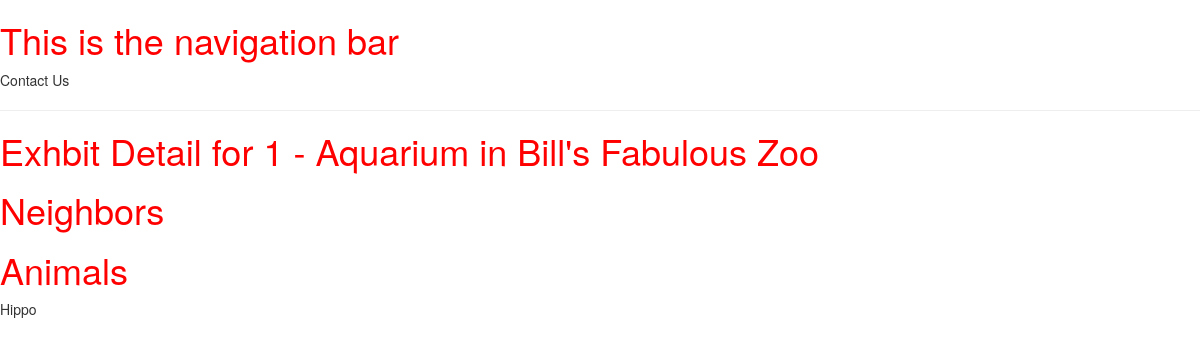
The page /zoo/exhibit/1 on the database as committed earlier.
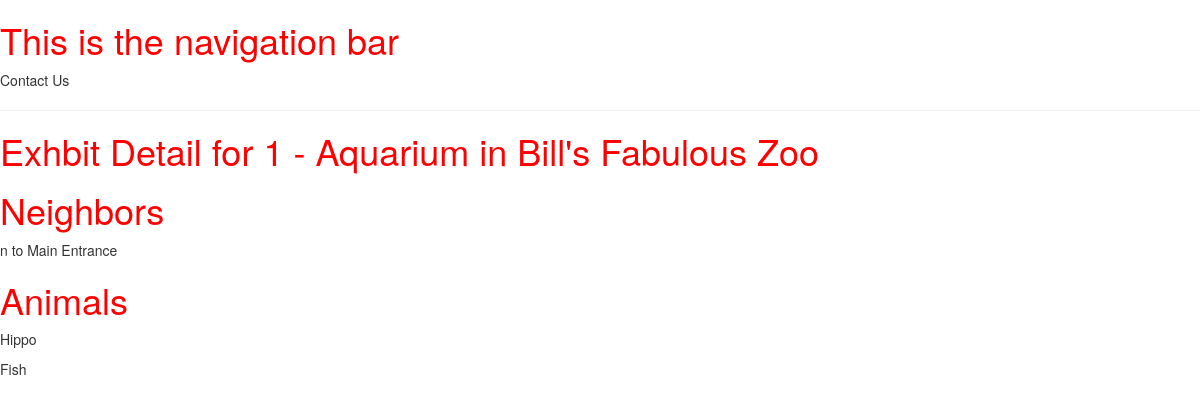
The same page on the database as committed later.
### zoo/models.py (models this page shows, shortened)
class Animal(models.Model):
	name = models.CharField(max_length=200, help_text="Enter Animal Name")
	imageFileName = models.CharField(max_length=200, help_text="Enter logo file name", null=True)
	exhibit = models.ForeignKey('Exhibit', on_delete=models.SET_NULL, null=True)
	soundFileName = models.CharField(max_length=200, help_text="Enter sound file name", null=True, blank=True)
	habitatDescription = models.TextField(max_length=1000, help_text='Enter a description of the habitat')
	dietDescription = models.TextField(max_length=1000, help_text='Enter a description of the diet')

class ExhibitNeighbor(models.Model):
	fromExhibit = models.ForeignKey('Exhibit', on_delete=models.SET_NULL, null=True, related_name='fromExhibit')
	toExhibit = models.ForeignKey('Exhibit', on_delete=models.SET_NULL, null=True, related_name='toExhibit')
	CARDINAL = (
		('n', 'North'),
		('s', 'South'),
		('w', 'West'),
		('e', 'East'),
		('nw', 'Northwest'),
		('ne', 'Northeast'),
		('sw', 'Southwest'),
		('se', 'Southeast')
	)
	direction = models.CharField(max_length=2, choices=CARDINAL, help_text="Enter Direction", null=True, blank=True)

class Exhibit(models.Model):
	name = models.CharField(max_length=200, help_text="Enter Exhbit Name")
	zoo = models.ForeignKey('Zoo', on_delete=models.SET_NULL, null=True)

### zoo/views.py (the view)
# urls.py: path('exhibit/<int:pk>', views.ExhibitDetailView.as_view(), name='exhibitDetail'),
class ExhibitDetailView(generic.DetailView):
    model = Exhibit

### zoo/templates/zoo/exhibit_detail.html
{% extends "base_generic.html" %}
{% block content %}
<h1>Exhbit Detail for {{ exhibit.id }} - {{ exhibit.name }} in {{ exhibit.zoo.name }}</h1>
<h1>Neighbors</h1>
{% for neighbor in exhibit.fromExhibit.all %}
  <p>{{ neighbor.direction }} to {{ neighbor.toExhibit.name }}
{% endfor %}
<h1>Animals</h1>
{% for animal in exhibit.animal_set.all %}
  <p>{{ animal.name }}</p>
{% endfor %}
{% endblock %}

Rows that differ between the two databases and show on the page:
added ExhibitNeighbor: direction "n", toExhibit.name "Main Entrance"
added Animal: name "Fish"
